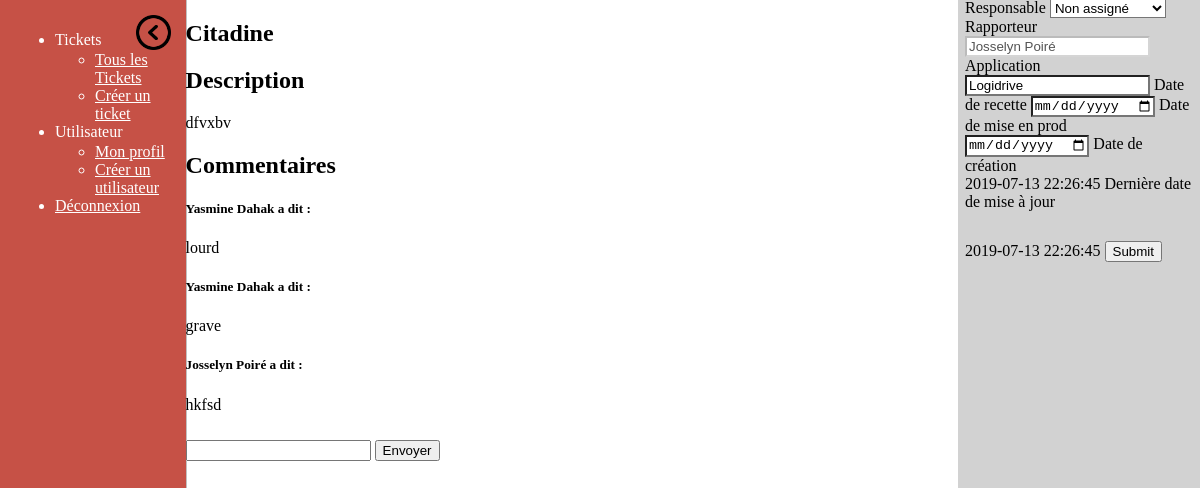
/ticket.php?id=3 (signed in), run on the app's committed database.
### tables this page shows
CREATE TABLE IF NOT EXISTS `user` (
  `user` varchar(20) NOT NULL,
  `mdp` varchar(255) NOT NULL,
  `prenom` varchar(30) NOT NULL,
  `nom` varchar(30) NOT NULL,
  `mail` varchar(255) NOT NULL,
  `profil` text NOT NULL,
  `del` int(11) NOT NULL DEFAULT '0',
  PRIMARY KEY (`user`)
);

CREATE TABLE IF NOT EXISTS `ticket` (
  `id` int(11) NOT NULL AUTO_INCREMENT,
  `nom` varchar(50) NOT NULL,
  `description` text NOT NULL,
  `etat` int(11) NOT NULL,
  `application` varchar(255) NOT NULL,
  `drec` date DEFAULT NULL,
  `dmep` date DEFAULT NULL,
  `rapporteur` varchar(50) NOT NULL,
  `responsable` varchar(50) NOT NULL DEFAULT 'nobody',
  `dcre` timestamp NOT NULL DEFAULT CURRENT_TIMESTAMP,
  `dmaj` timestamp NOT NULL DEFAULT CURRENT_TIMESTAMP,
  `del` tinyint(4) NOT NULL DEFAULT '0',
  PRIMARY KEY (`id`),
  KEY `etat` (`etat`),
  KEY `rapporteur` (`rapporteur`),
  KEY `responsable` (`responsable`)
);

### ticket.php (the view, shortened to what this page needs)
 <?php
	include 'connexion.php';
	$res = $bdd->query("select * from ticket where del = 0 and id = ".$_GET['id']);
	$tick = $res->fetch();
	$dcre = $tick['dcre'];
	$dmaj = $tick['dmaj'];
	$desc = $tick['description'];
	$drec = $tick['drec'];
	$dmep = $tick['dmep'];
	$nom = $tick['nom'];
	$rap = $tick['rapporteur'];
	$app = $tick['application'];
	$rp = $bdd->query("select nom,prenom from user where user = '".$rap."' and del = 0");
	$rapo = $rp->fetch();
?>
<!DOCTYPE html>
<html lang="fr">
<head>
	<link rel="stylesheet" type="text/css" href="./css/style.css">
	<link rel="stylesheet" href="http://www.iut-fbleau.fr/css/concise.min.css">
	<link rel="stylesheet" href="http://www.iut-fbleau.fr/css/concise-utils/concise-utils.min.css">
	<link rel="stylesheet" href="http://www.iut-fbleau.fr/css/concise-ui/concise-ui.min.css">
</head>
<body>
	<?php include 'menu.php'; ?>
	<aside class="information">
		<form method="post" action="update_tick.php">
			<label>Responsable</label>
			<select name="responsable" class="champ">
				<option value="null">Non assigné</option>
			</select>
			<label>Rapporteur</label>
			<input type="text" name="rapporteur" class="champ" value="<?php echo $rapo['prenom'].' '.$rapo['nom']; ?>" disabled>
			<label>Application</label>
			<input type="text" name="app" value="<?php echo $app?>" class="champ">
			<label>Date de recette</label>
			<input type="date" name="recette" class="champ" value="<?php echo $drec; ?>">
			<label>Date de mise en prod</label>
			<input type="date" name="prod" class="champ" value="<?php echo$dmep; ?>">
			<label>Date de création
			<br><?php echo $dcre?></label>
			<label>Dernière date de mise à jour
			<br><?php echo $dmaj?></label>
			<input type="submit" name="Valider" style="margin-top: 30px">
		</form>
	</aside>
	<section>
		<h1><?php echo $nom; ?></h1>
		<h2 class="_bb1 _mts _mbs">Description</h2>
		<p>
			<?php echo $desc; ?>
		</p>
	</section>
	<section>
		<h2>Commentaires</h2>
		<?php
			$res = $bdd->query("SELECT c.text, u.nom, u.prenom FROM comm c join user u on c.user = u.user WHERE c.del = 0 order by c.id_mess");
			foreach ($res as $com) {
				echo "<h5>".$com['prenom']." ".$com['nom']." a dit :</h5>";
				echo "<p class=\"comments\">";
				echo $com['text'];
				echo "</p>";
			}
		?>
		<form method="post" action="add_com.php">
			<input type="text" name="comm" class="comm">
			<input type="submit" value="Envoyer" style="margin-top: 10px">
		</form>
	</section>
</body>
</html

### css/style.css (style rules this page uses)
aside.information { width: 19%; height: 100%; position: absolute; top : -27px; right: 0px; padding: 7px; background-color: rgb(210,210,210); }
section { width: 64%; position: relative; top: 0px; left: 15%; }
aside .champ, select.champ { background-color: white; }
.comm { height: auto; word-wrap: break-word; overflow: auto; }

### data on the page
user: rapporteur "Josselyn Poiré"
ticket: app "Logidrive", dcre "2019-07-13 22:26:45", dmaj "2019-07-13 22:26:45", nom "Citadine", description "dfvxbv"

### other printed values
$com['prenom'] "Yasmine"
$com['nom'] "Dahak"
$com['text'] "lourd"
$com['text'] "grave"
$com['prenom'] "Josselyn"
$com['nom'] "Poiré"
$com['text'] "hkfsd"
